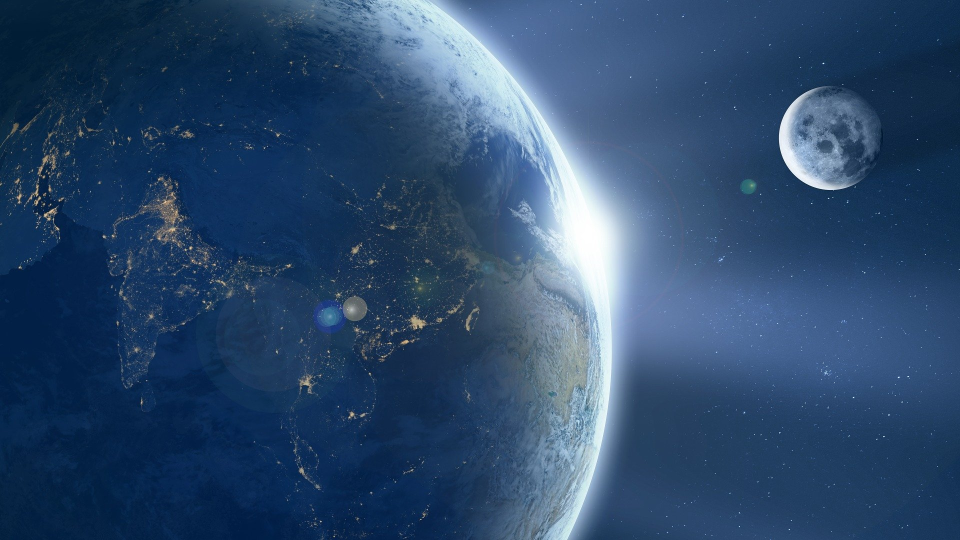
#> input picture opencv/images/earth-1388003_1920.jpg, 1920 x 1080 px (shown at 1/2 size)
$ python basic.py
#> lines starting #> are read from the running program, lines starting #| are printed output that depends on the picture
import cv2 as cv

img = cv.imread("./images/earth-1388003_1920.jpg")
#> img is the input picture: shape (1080, 1920, 3); mean B, G, R 107.8, 73.8, 45.4

width = int(img.shape[1]*0.5)
#> width = 960
height = int(img.shape[0]*0.5)
#> height = 540

dimensions = (width, height)
#> dimensions = (960, 540)

resize = cv.resize(img, dimensions, interpolation=cv.INTER_AREA)
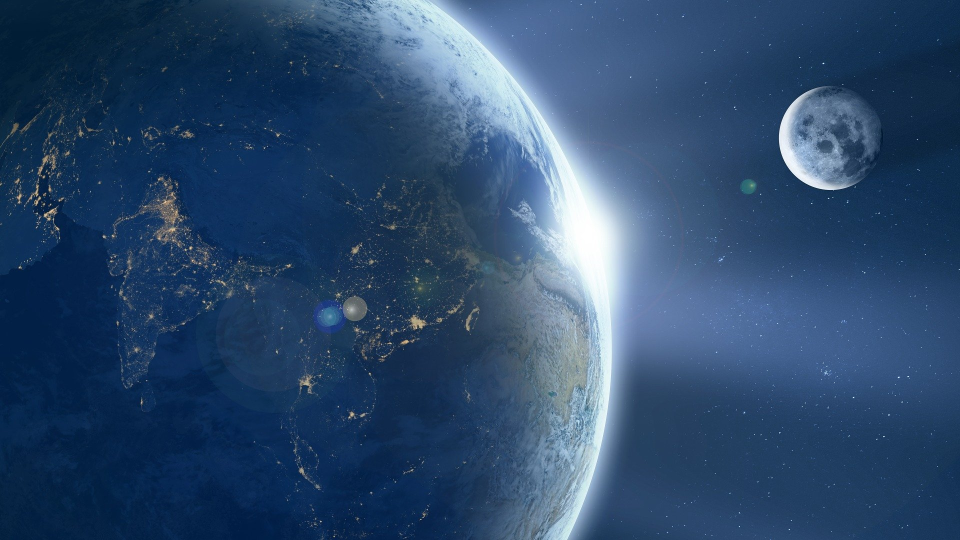
#> resize: shape (540, 960, 3); mean B, G, R 108, 74, 45.5

cv.imshow("earth", resize)

gray = cv.cvtColor(resize, cv.COLOR_BGR2GRAY)
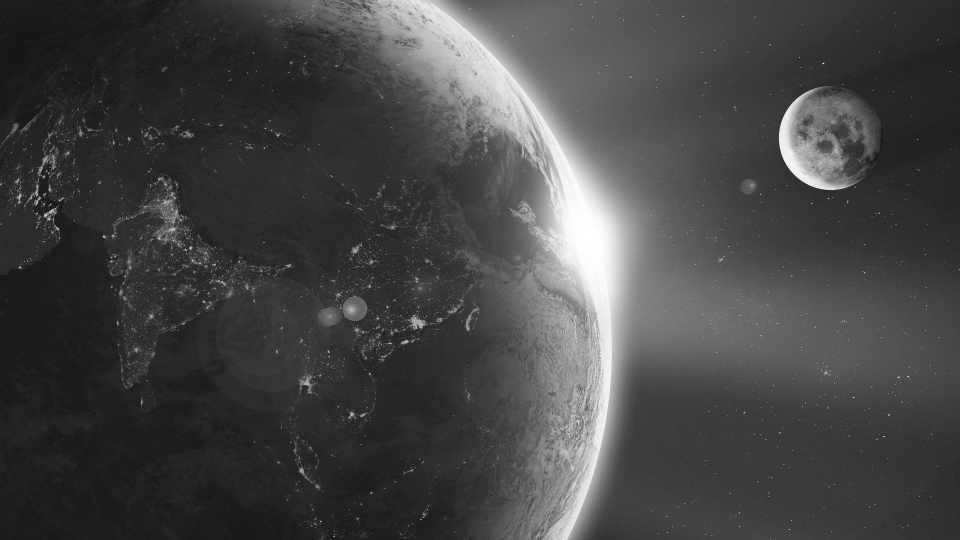
#> gray: shape (540, 960); min 19, max 255, mean 69.3

# cv.imshow("gray", gray)


blur = cv.GaussianBlur(resize, (0, 0), cv.BORDER_DEFAULT)
cv.imshow("blur", blur)

canny = cv.Canny(blur, 10, 20)
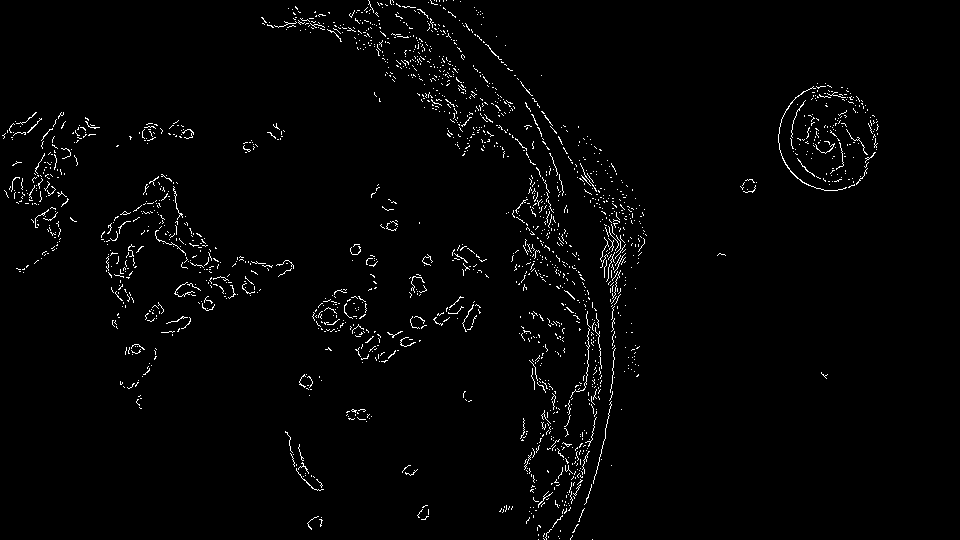
#> canny: shape (540, 960); 1.9% white in thin lines or dots
cv.imshow("canny", canny)

dilated = cv.dilate(canny, (3, 3), iterations=1)
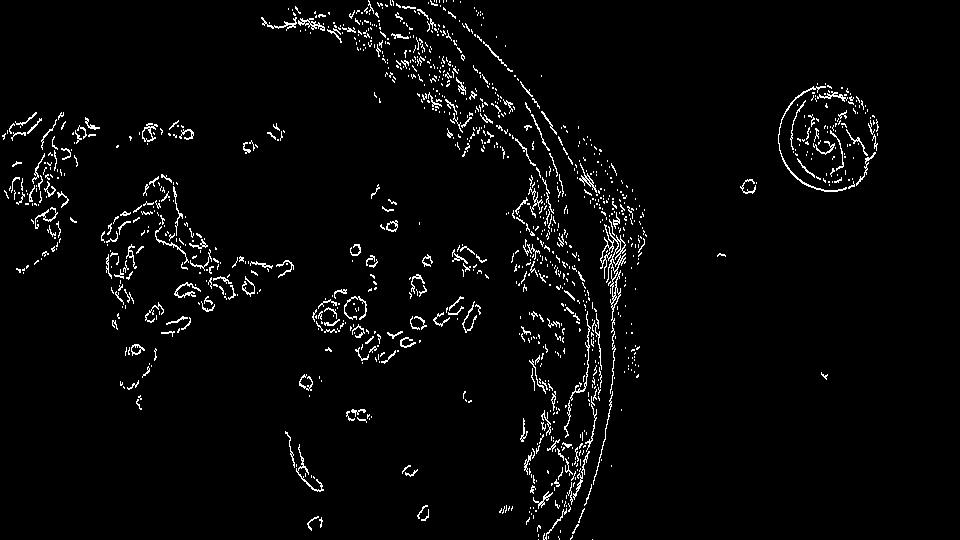
#> dilated: shape (540, 960); 3.1% white in thin lines or dots

cv.imshow("dilated", dilated)

erode = cv.erode(canny, (3, 3), iterations=1)
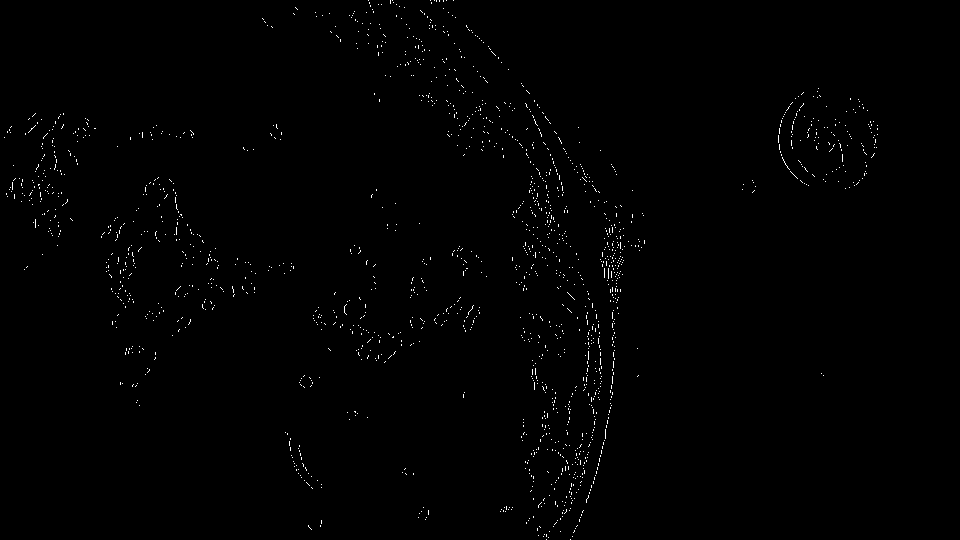
#> erode: shape (540, 960); 0.61% white in thin lines or dots

cv.imshow("eroded", erode)

res = cv.resize(img, (500, 500))
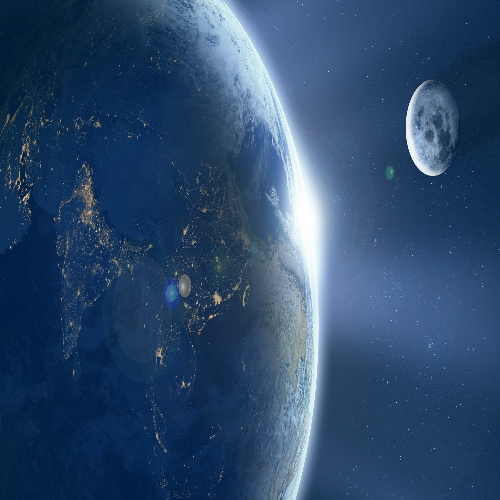
#> res: shape (500, 500, 3); mean B, G, R 107.7, 73.7, 45.2

cv.imshow("resized", res)

cropped = img[10:500, 10:500]
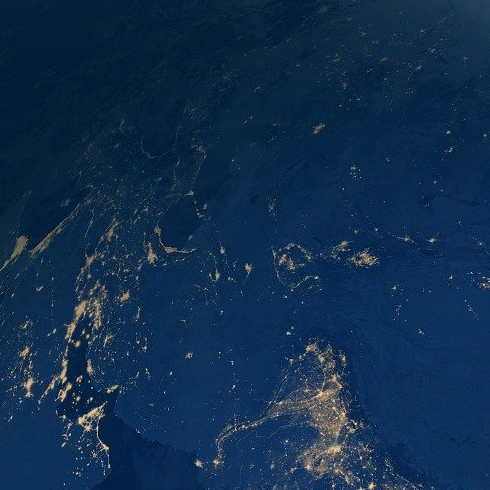
#> cropped: shape (490, 490, 3); mean B, G, R 77.2, 45.6, 16.3
cv.imshow("cropped", cropped)

cv.waitKey(0)
